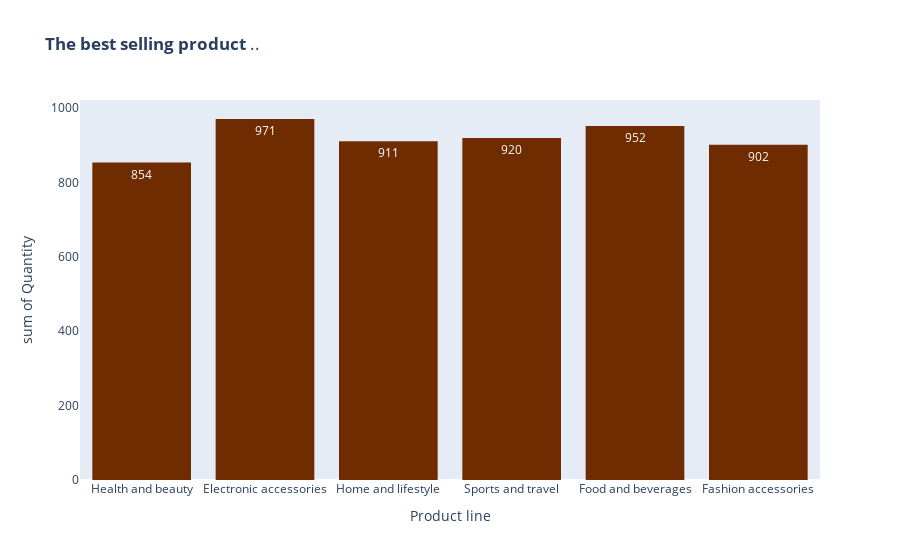

Notebook code for this chart:
### Code cell
fig=px.histogram(df,x='Product line',y='Quantity',
                color_discrete_sequence=['#6E2C00'],
                text_auto=True, title='<b>The best selling product </b>..')





fig.update_yaxes(showgrid=False)

fig.show()

### Figure 1 — Plotly figure (JSON) as saved in the notebook; plotly's stock layout.template omitted (floating-point values rounded to 4 significant figures; data arrays with more than 128 entries replaced by an {"elided": "..."} marker saying what was removed)
{"data": [{"alignmentgroup": "True", "bingroup": "x", "histfunc": "sum", "hovertemplate": "Product line=%{x}<br>sum of Quantity=%{y}<extra></extra>", "legendgroup": "", "marker": {"color": "#6E2C00", "pattern": {"shape": ""}}, "name": "", "offsetgroup": "", "orientation": "v", "showlegend": false, "texttemplate": "%{value}", "type": "histogram", "x": {"elided": "1000 str values"}, "xaxis": "x", "y": {"elided": "1000 int values"}, "yaxis": "y"}], "layout": {"barmode": "relative", "legend": {"tracegroupgap": 0}, "title": {"text": "<b>The best selling product </b>.."}, "xaxis": {"anchor": "y", "domain": [0, 1], "title": {"text": "Product line"}}, "yaxis": {"anchor": "x", "domain": [0, 1], "showgrid": false, "title": {"text": "sum of Quantity"}}}}
